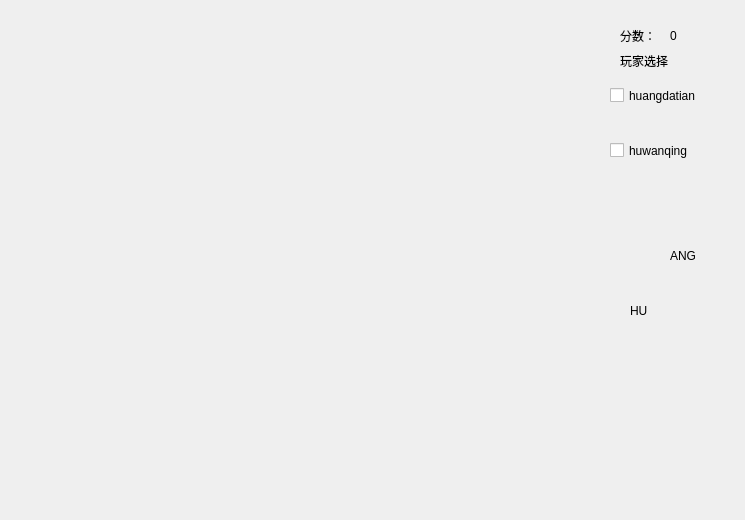
<?xml version="1.0" encoding="UTF-8"?>
<ui version="4.0">
 <class>SnakeHuClass</class>
 <widget class="QDialog" name="SnakeHuClass">
  <property name="geometry">
   <rect>
    <x>0</x>
    <y>0</y>
    <width>745</width>
    <height>520</height>
   </rect>
  </property>
  <property name="windowTitle">
   <string>胡婉清和黄达添之决战紫禁之巅</string>
  </property>
  <widget class="QCheckBox" name="cbHuangdatian">
   <property name="geometry">
    <rect>
     <x>610</x>
     <y>80</y>
     <width>111</width>
     <height>31</height>
    </rect>
   </property>
   <property name="text">
    <string>huangdatian</string>
   </property>
  </widget>
  <widget class="QCheckBox" name="cbHuwanqing">
   <property name="geometry">
    <rect>
     <x>610</x>
     <y>130</y>
     <width>91</width>
     <height>41</height>
    </rect>
   </property>
   <property name="text">
    <string>huwanqing</string>
   </property>
  </widget>
  <widget class="QLabel" name="label">
   <property name="geometry">
    <rect>
     <x>620</x>
     <y>20</y>
     <width>41</width>
     <height>31</height>
    </rect>
   </property>
   <property name="text">
    <string>分数：</string>
   </property>
  </widget>
  <widget class="QLabel" name="label_2">
   <property name="geometry">
    <rect>
     <x>620</x>
     <y>50</y>
     <width>71</width>
     <height>21</height>
    </rect>
   </property>
   <property name="text">
    <string>玩家选择</string>
   </property>
  </widget>
  <widget class="QLabel" name="lbScore">
   <property name="geometry">
    <rect>
     <x>670</x>
     <y>20</y>
     <width>41</width>
     <height>31</height>
    </rect>
   </property>
   <property name="text">
    <string>0</string>
   </property>
  </widget>
  <widget class="QLabel" name="label_3">
   <property name="geometry">
    <rect>
     <x>670</x>
     <y>230</y>
     <width>61</width>
     <height>51</height>
    </rect>
   </property>
   <property name="text">
    <string>ANG</string>
   </property>
  </widget>
  <widget class="QLabel" name="label_4">
   <property name="geometry">
    <rect>
     <x>630</x>
     <y>270</y>
     <width>81</width>
     <height>81</height>
    </rect>
   </property>
   <property name="text">
    <string>HU</string>
   </property>
  </widget>
 </widget>
 <layoutdefault spacing="6" margin="11"/>
 <resources>
  <include location="SnakeHu.qrc"/>
 </resources>
 <connections/>
 <slots>
  <slot>OnLoadImg()</slot>
  <slot>OnHuangClicked()</slot>
 </slots>
</ui>
